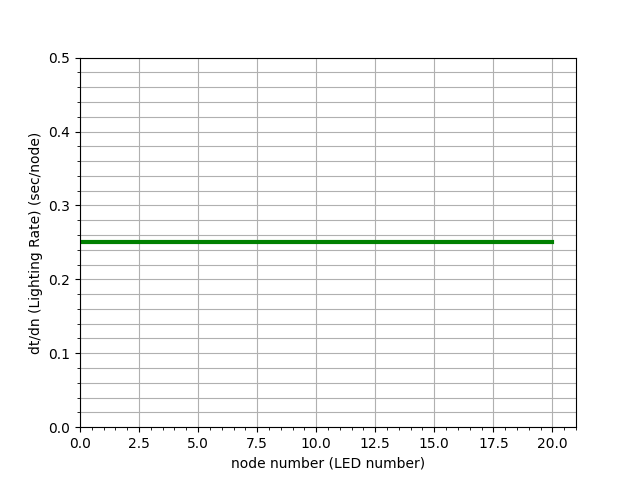

Reproduce this figure in Python.
import matplotlib.pyplot as plt

x = []
y = []
# for i in range(21):
#     x.append(i)
#     y.append(i*0.25)

for i in range(21):
    x.append(i)
    y.append(0.25)



plt.plot(x,y, color="green", linewidth="3")
plt.xlabel('node number (LED number)')
plt.ylabel('dt/dn (Lighting Rate) (sec/node)')
plt.xlim(xmin=0)
plt.ylim(ymin=0, ymax=0.5)
plt.minorticks_on()
plt.grid(True, which="both", axis="y")
plt.grid(True, which="major", axis="x")
plt.show()
